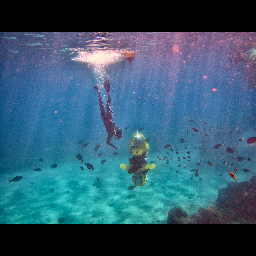
#> input picture dataset/preprocessed/104_img_.png, 256 x 256 px, found by its file name; its folder holds only this picture in this run
$ python extract_dataset_features.py   (older library calls are emulated)
#> lines starting #> are read from the running program, lines starting #| are printed output that depends on the picture; after the words box and inside, x2 and y2 are one past the last pixel; in counts of white or black regions, pixels touching at a corner belong together
#> further down, img is the input picture: shape (256, 256, 3); mean B, G, R 111.4, 89.5, 50.9
### feature_extraction.py
import cv2
import numpy as np

from skimage.feature import (
    graycomatrix,
    graycoprops
)

from skimage.measure import shannon_entropy


def extract_features(image):

    features = {}

    # --------------------------
    # Convert Images
    # --------------------------

    gray = cv2.cvtColor(
        image,
        cv2.COLOR_RGB2GRAY
    )


    hsv = cv2.cvtColor(
        image,
        cv2.COLOR_RGB2HSV
    )
#> hsv: shape (256, 256, 3); mean H, S, V 79.4, 108, 112.5


    R = image[:,:,0]
    G = image[:,:,1]
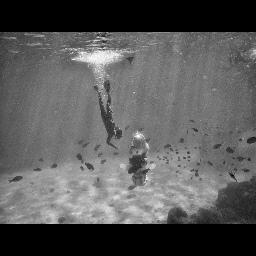
#> G: shape (256, 256); min 0, max 251, mean 89.5
    B = image[:,:,2]
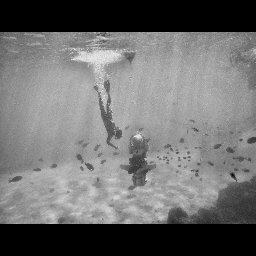
#> B: shape (256, 256); min 0, max 242, mean 111.4


    # ==========================
    # CATEGORY 1
    # Statistical Features
    # ==========================


    features["mean"] = np.mean(gray)

    features["std"] = np.std(gray)

    features["variance"] = np.var(gray)

    features["entropy"] = shannon_entropy(gray)

    features["dynamic_range"] = (
        np.max(gray)-np.min(gray)
    )


    features["rms_contrast"] = np.sqrt(
        np.mean(
            (gray-np.mean(gray))**2
        )
    )


    # ==========================
    # CATEGORY 2
    # Color Features
    # ==========================


    features["mean_red"] = np.mean(R)

    features["mean_green"] = np.mean(G)

    features["mean_blue"] = np.mean(B)


    rg = R-G
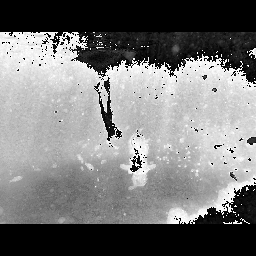
#> rg: shape (256, 256); min 0, max 255, mean 120.7

    yb = 0.5*(R+G)-B
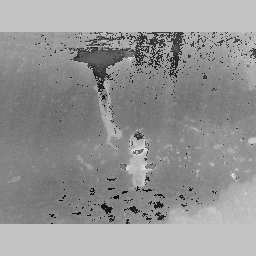
#> yb: shape (256, 256) float64; min -206.5, max 64.5, mean -48.2; drawn with min black and max white


    features["colorfulness"] = np.sqrt(
        np.std(rg)**2 +
        np.std(yb)**2
    )


    features["red_ratio"] = (
        np.mean(R) /
        (np.mean(G)+np.mean(B)+1e-10)
    )


    features["mean_saturation"] = np.mean(
        hsv[:,:,1]
    )


    features["mean_value"] = np.mean(
        hsv[:,:,2]
    )


    # ==========================
    # CATEGORY 3
    # GLCM Features
    # ==========================


    glcm = graycomatrix(
        gray,
        distances=[1],
        angles=[0],
        levels=256,
        symmetric=True,
        normed=True
    )


    features["contrast"] = graycoprops(
        glcm,
        "contrast"
    )[0,0]


    features["correlation"] = graycoprops(
        glcm,
        "correlation"
    )[0,0]


    features["energy"] = graycoprops(
        glcm,
        "energy"
    )[0,0]


    features["homogeneity"] = graycoprops(
        glcm,
        "homogeneity"
    )[0,0]


    features["ASM"] = (
        features["energy"]**2
    )


    features["dissimilarity"] = graycoprops(
        glcm,
        "dissimilarity"
    )[0,0]


    features["glcm_entropy"] = -np.sum(
        glcm*np.log2(glcm+1e-10)
    )


    features["glcm_variance"] = np.var(glcm)


    # ==========================
    # CATEGORY 4
    # Edge Features
    # ==========================


    edges = cv2.Canny(
        gray,
        100,
        200
    )
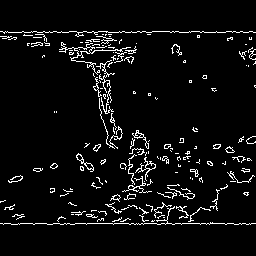
#> edges: shape (256, 256); 5.4% white in thin lines or dots, all inside (x1, y1, x2, y2) = (0, 31, 256, 225)


    features["edge_density"] = np.mean(
        edges>0
    )


    gx=cv2.Sobel(
        gray,
        cv2.CV_64F,
        1,
        0
    )

    gy=cv2.Sobel(
        gray,
        cv2.CV_64F,
        0,
        1
    )
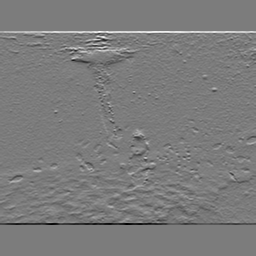
#> gy: shape (256, 256) float64; min -648, max 682, mean 0; drawn with min black and max white


    gradient=np.sqrt(
        gx**2+gy**2
    )


    features["gradient"] = np.mean(
        gradient
    )


    laplacian=cv2.Laplacian(
        gray,
        cv2.CV_64F
    )
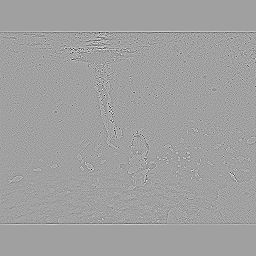
#> laplacian: shape (256, 256) float64; min -488, max 286, mean 0; drawn with min black and max white


    features["laplacian_variance"] = np.var(
        laplacian
    )


    sift=cv2.SIFT_create()


    keypoints,des=sift.detectAndCompute(
        gray,
        None
    )
#> keypoints = 236 keypoints; strongest (x, y, size): (99, 55, 24.6), (138, 136, 4.4), (103, 38, 2), (127, 221, 4.1)


    features["keypoint_density"] = (
        len(keypoints) /
        (gray.shape[0]*gray.shape[1])
    )


    return features

### extract_dataset_features.py
import cv2
import os
import pandas as pd

from feature_extraction import extract_features


# ============================
# Dataset path
# ============================

image_folder = r"C:\Users\vbhav\OneDrive\Desktop\UIE-fyp\dataset\preprocessed"


# Output CSV

output_csv = "feature_dataset.csv"


# Store all feature values

all_features = []


# ============================
# Read every image
# ============================

for filename in os.listdir(image_folder):


    if filename.lower().endswith(
        (".jpg",".png",".jpeg")
    ):


        path = os.path.join(
            image_folder,
            filename
        )


        img = cv2.imread(path)


        if img is None:
            continue


        # BGR → RGB

        img = cv2.cvtColor(
            img,
            cv2.COLOR_BGR2RGB
        )


        # Extract 25 features

        features = extract_features(img)
#> features = 25 items


        # Add image name

        features["image_name"] = filename


        all_features.append(features)


        print(
            filename,
            "completed"
        )


# ============================
# Convert to dataframe
# ============================


df = pd.DataFrame(
    all_features
)
#> df = table of 1 rows and 26 columns


# Move image name first

cols = [
    "image_name"
] + [
    c for c in df.columns
    if c!="image_name"
]
#> cols = 26 items, first 6: 'image_name', 'mean', 'std', 'variance', 'entropy', 'dynamic_range'


df = df[cols]


# Save CSV

df.to_csv(
    output_csv,
    index=False
)


print("\nFeature extraction completed")

print(
    "Total images:",
    len(df)
)
#| Total images: 1

print(
    "Saved:",
    output_csv
)

$ run again, on dataset/preprocessed/12900.png
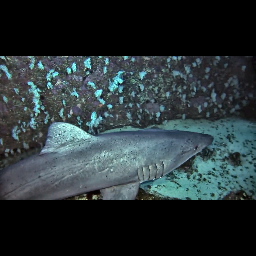
#> input picture dataset/preprocessed/12900.png, 256 x 256 px, found by its file name
#> img is the input picture: shape (256, 256, 3); mean B, G, R 55.3, 52.5, 41.6
#> hsv: shape (256, 256, 3); mean H, S, V 53.5, 35.2, 56
#> in extract_features, `edges = cv2.Canny( gray, 100, 200 )`:
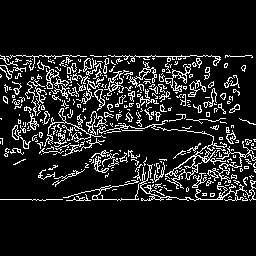
#> edges: shape (256, 256); 11.7% white in thin lines or dots, all inside (x1, y1, x2, y2) = (0, 55, 256, 201)
#> in extract_features, `laplacian=cv2.Laplacian( gray, cv2.CV_64F )`:
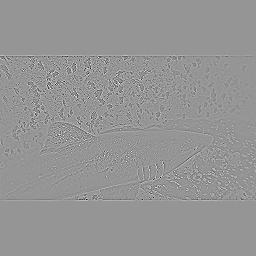
#> laplacian: shape (256, 256) float64; min -569, max 403, mean 0; drawn with min black and max white
#> keypoints = 559 keypoints; strongest (x, y, size): (125, 57, 2.6), (94, 197, 3.2), (3, 57, 2.2), (110, 106, 2.7)
#> features = 25 items
#> df = table of 1 rows and 26 columns
#> cols = 26 items, first 6: 'image_name', 'mean', 'std', 'variance', 'entropy', 'dynamic_range'
#| Total images: 1

$ run again, on dataset/preprocessed/146_img_.png
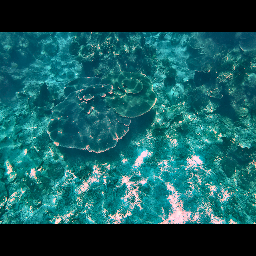
#> input picture dataset/preprocessed/146_img_.png, 256 x 256 px, found by its file name
#> img is the input picture: shape (256, 256, 3); mean B, G, R 92.5, 90, 23
#> hsv: shape (256, 256, 3); mean H, S, V 67.8, 159.8, 95.4
#> in extract_features, `edges = cv2.Canny( gray, 100, 200 )`:
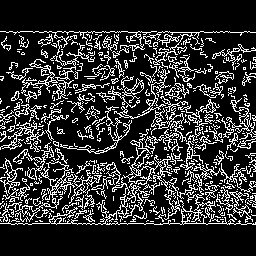
#> edges: shape (256, 256); 19.4% white in thin lines or dots, all inside (x1, y1, x2, y2) = (0, 31, 256, 225)
#> in extract_features, `laplacian=cv2.Laplacian( gray, cv2.CV_64F )`:
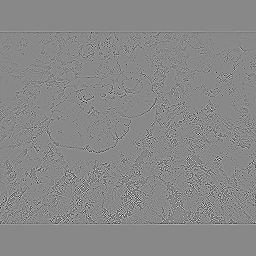
#> laplacian: shape (256, 256) float64; min -682, max 589, mean 0; drawn with min black and max white
#> keypoints = 683 keypoints; strongest (x, y, size): (232, 222, 3.4), (57, 221, 3.7), (178, 216, 12.4), (216, 220, 6.2)
#> features = 25 items
#> df = table of 1 rows and 26 columns
#> cols = 26 items, first 6: 'image_name', 'mean', 'std', 'variance', 'entropy', 'dynamic_range'
#| Total images: 1

$ run again, on dataset/preprocessed/15418.png
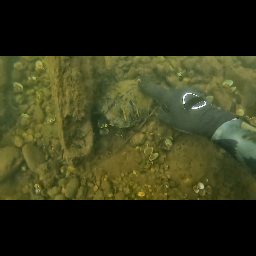
#> input picture dataset/preprocessed/15418.png, 256 x 256 px, found by its file name
#> img is the input picture: shape (256, 256, 3); mean B, G, R 26.6, 53.7, 51.9
#> hsv: shape (256, 256, 3); mean H, S, V 19.1, 75.2, 54.7
#> edges: shape (256, 256); 4.8% white in thin lines or dots, all inside (x1, y1, x2, y2) = (0, 55, 256, 201)
#> in extract_features, `laplacian=cv2.Laplacian( gray, cv2.CV_64F )`:
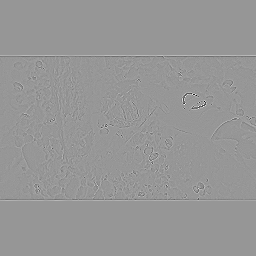
#> laplacian: shape (256, 256) float64; min -518, max 357, mean 0; drawn with min black and max white
#> keypoints = 280 keypoints; strongest (x, y, size): (202, 186, 3.2), (197, 191, 2.1), (34, 78, 2.1), (107, 58, 3.1)
#> features = 25 items
#> df = table of 1 rows and 26 columns
#> cols = 26 items, first 6: 'image_name', 'mean', 'std', 'variance', 'entropy', 'dynamic_range'
#| Total images: 1
